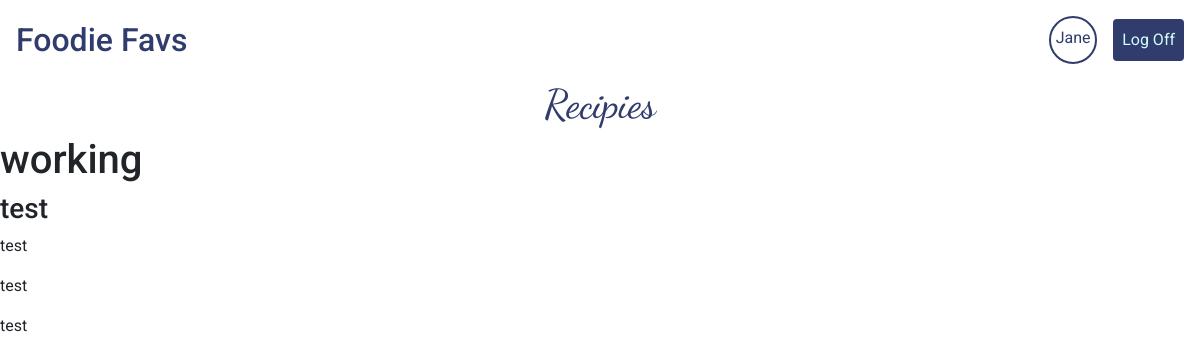
The page /home/ (signed in) on the database as committed earlier.
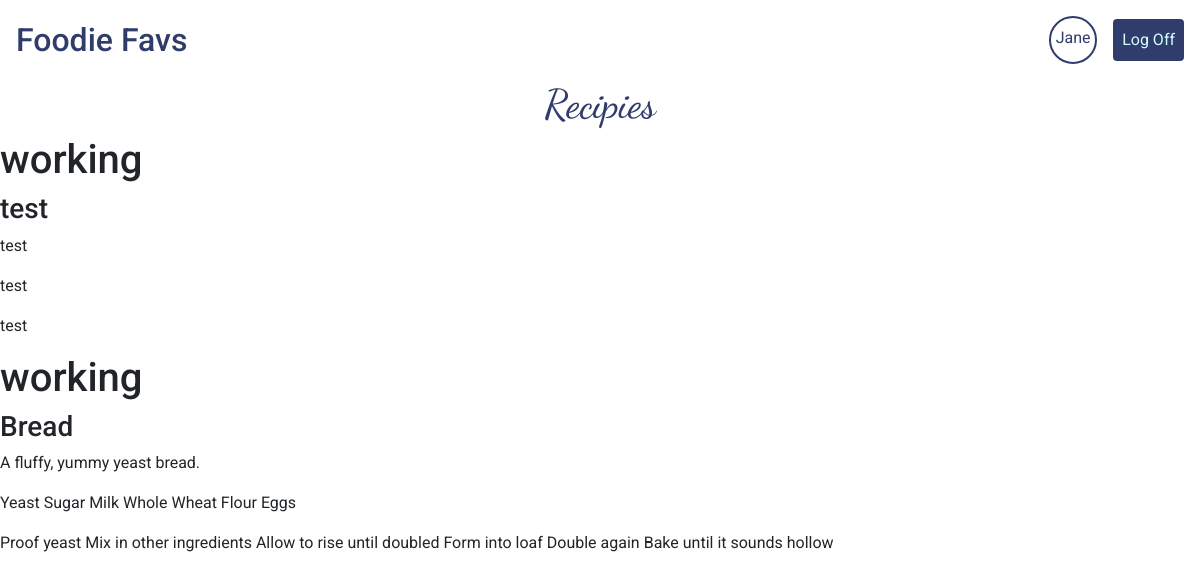
The same page on the database as committed later.
### login/models.py (models this page shows)
class User(models.Model):
    first_name = models.CharField(max_length=255)
    last_name = models.CharField(max_length=255)
    email = models.EmailField()
    password = models.CharField(max_length=255)
    followers = models.ManyToManyField("self", blank=True)
    created_at = models.DateTimeField(auto_now_add=True)
    updated_at = models.DateTimeField(auto_now=True)
    objects = UserManager()

### foodie_app/models.py (models this page shows)
class Recipe(models.Model):
    name = models.CharField(max_length=255)
    desc = models.CharField(max_length=255, default="")
    ingredients = models.TextField(default="")
    steps = models.TextField(default="")
    menus = models.ManyToManyField(Menu, related_name="menus")
    user = models.ForeignKey(User, related_name="user", on_delete=models.CASCADE, default="1")
    created_at = models.DateTimeField(auto_now_add=True)
    updated_at = models.DateTimeField(auto_now=True)

### foodie_app/views.py (the view)
# urls.py: path('', views.home),
def home(request):
    if 'userid' in request.session:
        context = {
            "user": User.objects.get(id=request.session['userid']),
            "recipes": Recipe.objects.all(),
        }
        return render(request, 'home.html', context)
    return redirect('/login')

### foodie_app/templates/home.html (shortened to what this page needs)
<!DOCTYPE html>
<html lang="en">
<head>
    <link rel="stylesheet" href="https://stackpath.bootstrapcdn.com/bootstrap/4.5.2/css/bootstrap.min.css"
>
    {% load static %}
    <link rel="stylesheet" href="{% static 'css/style.css' %}">
</head>
<body id="body">
    <header id="header" class="bg-white d-flex p-3 align-items-center">
        <h2 class="pr-5 mb-0">Foodie Favs</h2>
        <a href="/home/{{user.id}}" class="icon ml-auto mb-0 text-center pt-2 rounded-circle">{{user.first_name}}</a>
        <a href="/home/log_off" class="btn ml-3 p-2" id="log-off">Log Off</a>
    </header>
    <h1 class="heading">Recipies</h1>
    {% for recipe in recipes %}
        <div class="recipe-card">
            <h1>working</h1>
            <h3>{{recipe.name}}</h3>
            <p>{{recipe.desc}}</p>
            <p>{{recipe.ingredients}}</p>
            <p>{{recipe.steps}}</p>
        </div>
    {% endfor %}
</body>
</html>

### foodie_app/static/css/style.css (style rules this page uses)
body { font-family: "Roboto", sans-serif; }
h2 { color: #303c6c; }
.icon { height: 3em; width: 3em; border: 2px solid #303c6c; color: #303c6c; }
.heading { font-family: 'Dancing Script', cursive; color: #303c6c; text-align: center; }
#log-off { background-color: #303c6c; color: #d2fdff; }

Rows that differ between the two databases and show on the page:
added Recipe: name "Bread", desc "A fluffy, yummy yeast bread.", ingredients "Yeast Sugar Milk Whole Wheat Flour Eggs", steps "Proof yeast Mix in other ingredients Allow to rise until doubled Form into loaf Double again Bake until it sounds hollow"
